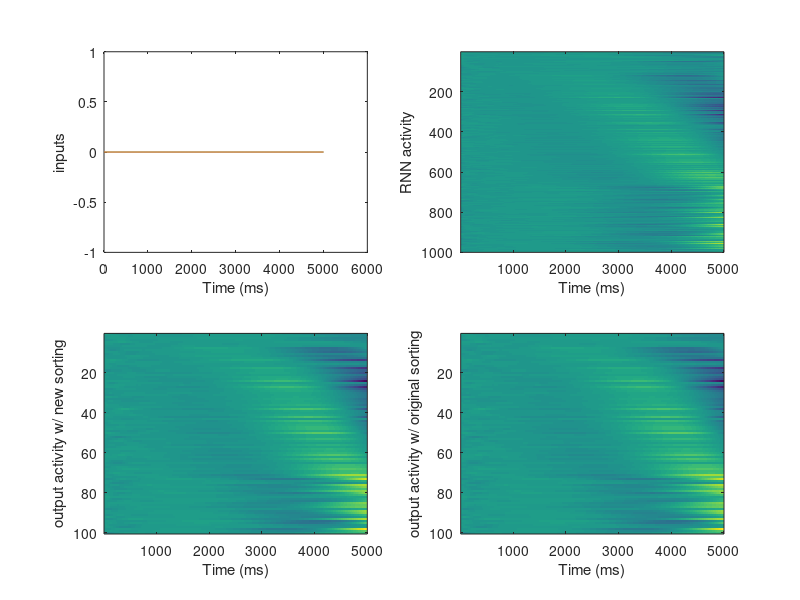
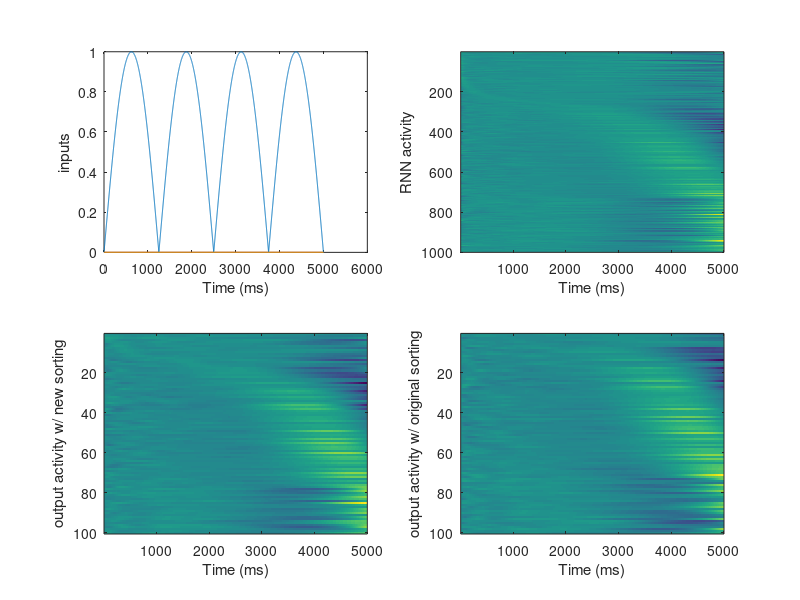

Source code (MATLAB) for these figures, in order: (Note: a time limit stopped this script after it produced the figures.)
clear all
close all

% load('u_it0.mat')

rng(9);
t_total = 5001;
dt = 1;
norm_noise = 0;
N = 1000; %number of neurons in LSM
M = 100; %output neurons
tau_net = 50; %time constant for excitatory synaptic activation
tau_v = 50;
g = 1.02; %LSM gain factor
f_x = .0004;
f_y = .0002;


W_ji = normrnd(0,g/sqrt(N),N,N); %LSM recurrent weights
O_jk = normrnd(0,g/sqrt(N),N,M); %output weights
[W_in_t, W_in_x, W_in_y] = deal(normrnd(0,g/sqrt(N),N,1)); %input weights
% PI_it(:,2501:3500) = repmat(-.001*(1:1000) + 1,N,1);
% PI_it(:,3501:7001) = repmat(PI_it(:,3500),1,3501);
% PI_it(:,7002:15001) = PI_it(:,1:8000);
% PI_it(:,15001:35001) = 0;

for k = 1:4
    if k == 1
        PI_it_t = zeros(1,t_total); %input signal in t
        PI_it_x = zeros(1,t_total); %input signal in x
        PI_it_y = zeros(1,t_total); %input signal in y
    elseif k == 2
        PI_it_t = abs(1*sin(2*pi*f_x*(1:t_total)));
%         PI_it_t(1:1000) = 1;
%         PI_it_t = zeros(1,t_total);
        PI_it_x = zeros(1,t_total);
%         PI_it_x = (-2500:2500).^2; 
%         PI_it_x = PI_it_x./max(PI_it_x); 
        PI_it_y = zeros(1,t_total); 
    elseif k == 3
        PI_it_t = abs(1*sin(2*pi*f_x*(1:t_total)));
%         PI_it_t(1:1000) = 1;
        PI_it_x = (-2500:2500).^2; 
        PI_it_x = PI_it_x./max(PI_it_x); 
        PI_it_y = zeros(1,t_total);
    elseif k == 4
        PI_it_t = abs(1*sin(2*pi*f_x*(1:t_total)));
%         PI_it_t(1:1000) = 1;
%         PI_it_x = zeros(1,t_total);
%         PI_it_x = (-2500:2500).^2; 
        PI_it_x = PI_it_x./max(PI_it_x); 
        PI_it_y = 0*sin(2*pi*f_y*(1:t_total)); %input position signal in y
        PI_it_y(:,1:5000) = .0002*(1:5000);
    end
    u_it = zeros(N,t_total);
    u_it(:,1) = normrnd(0,2,N,1);
    v_kt = zeros(M,t_total);

    figure('Renderer', 'painters', 'Position', [200 300 1000 700])
    subplot(2,2,1)
    plot(PI_it_t)
    hold on
    plot(PI_it_x)
    hold on
    plot(PI_it_y)
    ylabel('inputs')
    xlabel('Time (ms)')

    for t = 2:t_total
        sum_wji = W_ji*u_it(:,t-1);
        sum_output = O_jk'*u_it(:,t-1);
        position_input = W_in_t*PI_it_t(t-1) + W_in_x*PI_it_x(t-1) + W_in_y*PI_it_y(t-1);
        del_ui = (randn(N,1)*norm_noise + position_input -u_it(:,t-1) + sum_wji)*(dt/tau_net);
        u_it(:,t) = u_it(:,t-1) + del_ui;

        del_vk = (sum_output -v_kt(:,t-1))*(dt/tau_v);
        v_kt(:,t) = v_kt(:,t-1) + del_vk;
    end

    [max_am,max_in] = max(v_kt,[],2);
    [be,eye] = sort(max_in);
    if k ==1
        eye_orig = eye;
    end
    v_kt_sorted_orig = v_kt(eye_orig,:);
    v_kt_sorted = v_kt(eye,:);
    
    [max_am1,max_in1] = max(u_it,[],2);
    [be1,eye1] = sort(max_in1);
    

    subplot(2,2,2)
    imagesc(u_it(eye1,:))
    ylabel('RNN activity')
    xlabel('Time (ms)')

    subplot(2,2,3)
    imagesc(v_kt_sorted)
    ylabel('output activity w/ new sorting')
    xlabel('Time (ms)')
    
    subplot(2,2,4)
    imagesc(v_kt_sorted_orig)
    ylabel('output activity w/ original sorting')
    xlabel('Time (ms)')
end
